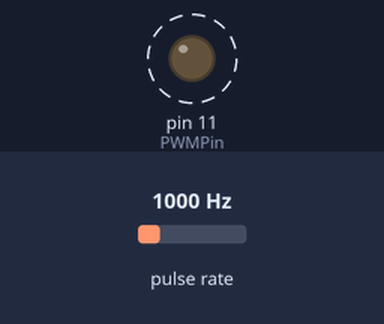
This sketch was run on a simulated Arduino Uno, built with avr-gcc and run on an emulated ATmega328P. Parts: output pins drawn as LEDs (lit = HIGH). Wiring (inferred from the names in the program): pulse sensor: data pin 2. Dashed ring = blinking. The test bench sets the inputs (shaded band); at power-on: pulse rate 1000 Hz.

Above: at 0.5 s.
Timing chart, 0 to 3.0 s (numbered marks = the images above):
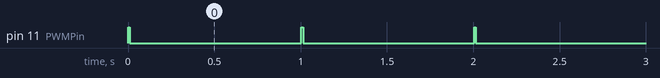

The sketch:

PWMProject.ino
```cpp
long lastPWMChanged = 0;
bool PWMHigh = true;
int PWMPin = 11;

int dutyTime = 1000;
int dutyPeriod = 300;
int dutyMin = 10;
int dutyMax = 900;

int rpmSensorPin = 2;
int targetRPM = 600;
long lastRPMTime = 0;

void setup() {
  Serial.begin(9600);
  pinMode(rpmSensorPin, INPUT);
  pinMode(PWMPin, OUTPUT);

  attachInterrupt(digitalPinToInterrupt(rpmSensorPin), revolutionIsMade, CHANGE);
}

void loop() {
  long currentTime = millis();

  if((PWMHigh && currentTime - lastPWMChanged > dutyPeriod) || (!PWMHigh && currentTime - lastPWMChanged > dutyTime - dutyPeriod)){
    lastPWMChanged = millis();
    PWMHigh = !PWMHigh;
  }

  digitalWrite(PWMPin, PWMHigh);
}

void revolutionIsMade() {
    if(lastRPMTime == 0) {
    lastRPMTime = millis();
    return;
  }

  float currentRPM = 60.0 / ((millis() - lastRPMTime) / 1000.0);
  float scaleFactor = targetRPM / currentRPM;

  dutyPeriod = dutyPeriod * scaleFactor;
  dutyPeriod = min(dutyPeriod, dutyMax);
  dutyPeriod = max(dutyPeriod, dutyMin);

  lastRPMTime = millis();
}
```

Measured:
- by itself, pin 11 (PWMPin): alternates HIGH for 0.01 s and LOW for 0.99 s
